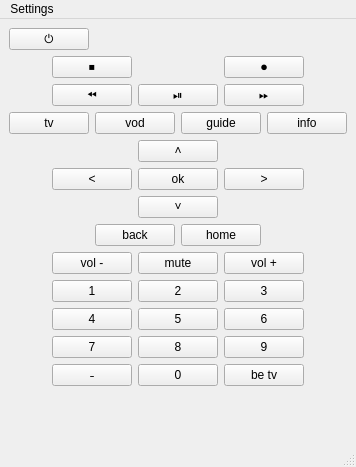
<?xml version="1.0" encoding="UTF-8"?>
<ui version="4.0">
 <class>MainWindow</class>
 <widget class="QMainWindow" name="MainWindow">
  <property name="geometry">
   <rect>
    <x>0</x>
    <y>0</y>
    <width>344</width>
    <height>467</height>
   </rect>
  </property>
  <property name="windowTitle">
   <string>MainWindow</string>
  </property>
  <widget class="QWidget" name="centralwidget">
   <layout class="QVBoxLayout" name="verticalLayout">
    <item>
     <layout class="QHBoxLayout" name="horizontalLayout_2">
      <item>
       <widget class="QPushButton" name="button_power_off">
        <property name="text">
         <string>⏻</string>
        </property>
       </widget>
      </item>
      <item>
       <spacer name="horizontalSpacer_2">
        <property name="orientation">
         <enum>Qt::Horizontal</enum>
        </property>
        <property name="sizeHint" stdset="0">
         <size>
          <width>40</width>
          <height>20</height>
         </size>
        </property>
       </spacer>
      </item>
     </layout>
    </item>
    <item>
     <layout class="QGridLayout" name="gridLayout">
      <item row="0" column="1">
       <widget class="QPushButton" name="button_stop">
        <property name="text">
         <string>⏹</string>
        </property>
       </widget>
      </item>
      <item row="0" column="3">
       <widget class="QPushButton" name="button_record">
        <property name="text">
         <string>⏺</string>
        </property>
       </widget>
      </item>
      <item row="1" column="1">
       <widget class="QPushButton" name="button_fast_reverse">
        <property name="text">
         <string>⏪</string>
        </property>
       </widget>
      </item>
      <item row="1" column="2">
       <widget class="QPushButton" name="button_play_pause">
        <property name="text">
         <string>⏯</string>
        </property>
       </widget>
      </item>
      <item row="0" column="0">
       <spacer name="horizontalSpacer_5">
        <property name="orientation">
         <enum>Qt::Horizontal</enum>
        </property>
        <property name="sizeHint" stdset="0">
         <size>
          <width>40</width>
          <height>20</height>
         </size>
        </property>
       </spacer>
      </item>
      <item row="1" column="3">
       <widget class="QPushButton" name="button_fast_forward">
        <property name="text">
         <string>⏩</string>
        </property>
       </widget>
      </item>
      <item row="0" column="4">
       <spacer name="horizontalSpacer_6">
        <property name="orientation">
         <enum>Qt::Horizontal</enum>
        </property>
        <property name="sizeHint" stdset="0">
         <size>
          <width>40</width>
          <height>20</height>
         </size>
        </property>
       </spacer>
      </item>
     </layout>
    </item>
    <item>
     <layout class="QHBoxLayout" name="horizontalLayout">
      <item>
       <widget class="QPushButton" name="button_tv">
        <property name="text">
         <string>tv</string>
        </property>
       </widget>
      </item>
      <item>
       <widget class="QPushButton" name="button_vod">
        <property name="text">
         <string>vod</string>
        </property>
       </widget>
      </item>
      <item>
       <spacer name="horizontalSpacer">
        <property name="orientation">
         <enum>Qt::Horizontal</enum>
        </property>
        <property name="sizeHint" stdset="0">
         <size>
          <width>40</width>
          <height>20</height>
         </size>
        </property>
       </spacer>
      </item>
      <item>
       <widget class="QPushButton" name="button_guide">
        <property name="text">
         <string>guide</string>
        </property>
       </widget>
      </item>
      <item>
       <widget class="QPushButton" name="button_info">
        <property name="text">
         <string>info</string>
        </property>
       </widget>
      </item>
     </layout>
    </item>
    <item>
     <layout class="QHBoxLayout" name="horizontalLayout_5">
      <item>
       <spacer name="horizontalSpacer_4">
        <property name="orientation">
         <enum>Qt::Horizontal</enum>
        </property>
        <property name="sizeHint" stdset="0">
         <size>
          <width>40</width>
          <height>20</height>
         </size>
        </property>
       </spacer>
      </item>
      <item>
       <layout class="QGridLayout" name="gridLayout_2">
        <item row="2" column="1">
         <widget class="QPushButton" name="button_down">
          <property name="text">
           <string>˅</string>
          </property>
         </widget>
        </item>
        <item row="0" column="1">
         <widget class="QPushButton" name="button_up">
          <property name="text">
           <string>˄</string>
          </property>
         </widget>
        </item>
        <item row="1" column="1">
         <widget class="QPushButton" name="button_ok">
          <property name="text">
           <string>ok</string>
          </property>
         </widget>
        </item>
        <item row="1" column="2">
         <widget class="QPushButton" name="button_right">
          <property name="text">
           <string>˃</string>
          </property>
         </widget>
        </item>
        <item row="1" column="0">
         <widget class="QPushButton" name="button_left">
          <property name="text">
           <string>˂</string>
          </property>
         </widget>
        </item>
       </layout>
      </item>
      <item>
       <spacer name="horizontalSpacer_3">
        <property name="orientation">
         <enum>Qt::Horizontal</enum>
        </property>
        <property name="sizeHint" stdset="0">
         <size>
          <width>40</width>
          <height>20</height>
         </size>
        </property>
       </spacer>
      </item>
     </layout>
    </item>
    <item>
     <layout class="QHBoxLayout" name="horizontalLayout_3">
      <item>
       <spacer name="horizontalSpacer_7">
        <property name="orientation">
         <enum>Qt::Horizontal</enum>
        </property>
        <property name="sizeHint" stdset="0">
         <size>
          <width>40</width>
          <height>20</height>
         </size>
        </property>
       </spacer>
      </item>
      <item>
       <widget class="QPushButton" name="button_back">
        <property name="text">
         <string>back</string>
        </property>
       </widget>
      </item>
      <item>
       <widget class="QPushButton" name="button_home">
        <property name="text">
         <string>home</string>
        </property>
       </widget>
      </item>
      <item>
       <spacer name="horizontalSpacer_8">
        <property name="orientation">
         <enum>Qt::Horizontal</enum>
        </property>
        <property name="sizeHint" stdset="0">
         <size>
          <width>40</width>
          <height>20</height>
         </size>
        </property>
       </spacer>
      </item>
     </layout>
    </item>
    <item>
     <layout class="QHBoxLayout" name="horizontalLayout_4">
      <item>
       <spacer name="horizontalSpacer_9">
        <property name="orientation">
         <enum>Qt::Horizontal</enum>
        </property>
        <property name="sizeHint" stdset="0">
         <size>
          <width>40</width>
          <height>20</height>
         </size>
        </property>
       </spacer>
      </item>
      <item>
       <widget class="QPushButton" name="button_volume_down">
        <property name="text">
         <string>vol -</string>
        </property>
       </widget>
      </item>
      <item>
       <widget class="QPushButton" name="button_mute">
        <property name="text">
         <string>mute</string>
        </property>
       </widget>
      </item>
      <item>
       <widget class="QPushButton" name="button_volume_up">
        <property name="text">
         <string>vol +</string>
        </property>
       </widget>
      </item>
      <item>
       <spacer name="horizontalSpacer_10">
        <property name="orientation">
         <enum>Qt::Horizontal</enum>
        </property>
        <property name="sizeHint" stdset="0">
         <size>
          <width>40</width>
          <height>20</height>
         </size>
        </property>
       </spacer>
      </item>
     </layout>
    </item>
    <item>
     <layout class="QGridLayout" name="gridLayout_3">
      <item row="3" column="1">
       <widget class="QPushButton" name="button_red">
        <property name="text">
         <string>˗</string>
        </property>
       </widget>
      </item>
      <item row="2" column="1">
       <widget class="QPushButton" name="button_7">
        <property name="text">
         <string>7</string>
        </property>
       </widget>
      </item>
      <item row="0" column="2">
       <widget class="QPushButton" name="button_2">
        <property name="text">
         <string>2</string>
        </property>
       </widget>
      </item>
      <item row="3" column="2">
       <widget class="QPushButton" name="button_0">
        <property name="text">
         <string>0</string>
        </property>
       </widget>
      </item>
      <item row="0" column="3">
       <widget class="QPushButton" name="button_3">
        <property name="text">
         <string>3</string>
        </property>
       </widget>
      </item>
      <item row="1" column="1">
       <widget class="QPushButton" name="button_4">
        <property name="text">
         <string>4</string>
        </property>
       </widget>
      </item>
      <item row="2" column="3">
       <widget class="QPushButton" name="button_9">
        <property name="text">
         <string>9</string>
        </property>
       </widget>
      </item>
      <item row="1" column="2">
       <widget class="QPushButton" name="button_5">
        <property name="text">
         <string>5</string>
        </property>
       </widget>
      </item>
      <item row="3" column="3">
       <widget class="QPushButton" name="button_be_tv">
        <property name="text">
         <string>be tv</string>
        </property>
       </widget>
      </item>
      <item row="1" column="3">
       <widget class="QPushButton" name="button_6">
        <property name="text">
         <string>6</string>
        </property>
       </widget>
      </item>
      <item row="1" column="0">
       <spacer name="horizontalSpacer_11">
        <property name="orientation">
         <enum>Qt::Horizontal</enum>
        </property>
        <property name="sizeHint" stdset="0">
         <size>
          <width>40</width>
          <height>20</height>
         </size>
        </property>
       </spacer>
      </item>
      <item row="2" column="2">
       <widget class="QPushButton" name="button_8">
        <property name="text">
         <string>8</string>
        </property>
       </widget>
      </item>
      <item row="0" column="1">
       <widget class="QPushButton" name="button_1">
        <property name="text">
         <string>1</string>
        </property>
       </widget>
      </item>
      <item row="1" column="4">
       <spacer name="horizontalSpacer_12">
        <property name="orientation">
         <enum>Qt::Horizontal</enum>
        </property>
        <property name="sizeHint" stdset="0">
         <size>
          <width>40</width>
          <height>20</height>
         </size>
        </property>
       </spacer>
      </item>
     </layout>
    </item>
    <item>
     <spacer name="verticalSpacer">
      <property name="orientation">
       <enum>Qt::Vertical</enum>
      </property>
      <property name="sizeHint" stdset="0">
       <size>
        <width>20</width>
        <height>40</height>
       </size>
      </property>
     </spacer>
    </item>
   </layout>
  </widget>
  <widget class="QMenuBar" name="menubar">
   <property name="geometry">
    <rect>
     <x>0</x>
     <y>0</y>
     <width>344</width>
     <height>22</height>
    </rect>
   </property>
   <widget class="QMenu" name="menuSettings">
    <property name="title">
     <string>Settings</string>
    </property>
    <addaction name="actionChange_settings"/>
    <addaction name="actionReset_settings"/>
    <addaction name="actionRestore_settings_from_file"/>
   </widget>
   <addaction name="menuSettings"/>
  </widget>
  <widget class="QStatusBar" name="statusbar"/>
  <action name="actionChange_settings">
   <property name="text">
    <string>Change settings</string>
   </property>
  </action>
  <action name="actionReset_settings">
   <property name="text">
    <string>Reset settings</string>
   </property>
  </action>
  <action name="actionRestore_settings_from_file">
   <property name="text">
    <string>Restore settings from file</string>
   </property>
  </action>
 </widget>
 <tabstops>
  <tabstop>button_power_off</tabstop>
  <tabstop>button_stop</tabstop>
  <tabstop>button_record</tabstop>
  <tabstop>button_fast_reverse</tabstop>
  <tabstop>button_play_pause</tabstop>
  <tabstop>button_fast_forward</tabstop>
  <tabstop>button_tv</tabstop>
  <tabstop>button_vod</tabstop>
  <tabstop>button_guide</tabstop>
  <tabstop>button_info</tabstop>
  <tabstop>button_up</tabstop>
  <tabstop>button_left</tabstop>
  <tabstop>button_ok</tabstop>
  <tabstop>button_right</tabstop>
  <tabstop>button_down</tabstop>
  <tabstop>button_back</tabstop>
  <tabstop>button_home</tabstop>
  <tabstop>button_volume_down</tabstop>
  <tabstop>button_mute</tabstop>
  <tabstop>button_volume_up</tabstop>
  <tabstop>button_1</tabstop>
  <tabstop>button_2</tabstop>
  <tabstop>button_3</tabstop>
  <tabstop>button_4</tabstop>
  <tabstop>button_5</tabstop>
  <tabstop>button_6</tabstop>
  <tabstop>button_7</tabstop>
  <tabstop>button_8</tabstop>
  <tabstop>button_9</tabstop>
  <tabstop>button_red</tabstop>
  <tabstop>button_0</tabstop>
  <tabstop>button_be_tv</tabstop>
 </tabstops>
 <resources/>
 <connections/>
</ui>
